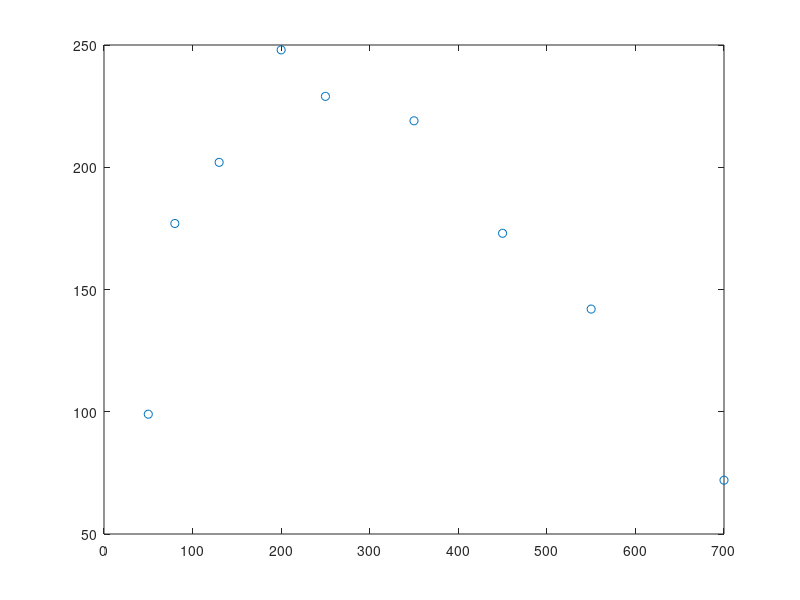

Reproduce this figure in MATLAB. (Note: this script raises an error after producing the figure.)
I=[50 80 130 200 250 350 450 550 700];
P=[99 177 202 248 229 219 173 142 72];

% plotting original
plot(I,P,'o')
hold on
pp=logP;
x1=logI;
x2=-I;
x1=x1(:);
x2=x2(:);